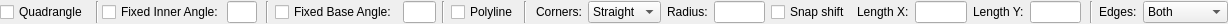
<?xml version="1.0" encoding="UTF-8"?>
<ui version="4.0">
 <class>LC_Rectangle3PointsOptions</class>
 <widget class="QWidget" name="LC_Rectangle3PointsOptions">
  <property name="geometry">
   <rect>
    <x>0</x>
    <y>0</y>
    <width>1228</width>
    <height>24</height>
   </rect>
  </property>
  <property name="windowTitle">
   <string>Form</string>
  </property>
  <layout class="QGridLayout" name="gridLayout">
   <property name="leftMargin">
    <number>0</number>
   </property>
   <property name="topMargin">
    <number>1</number>
   </property>
   <property name="rightMargin">
    <number>0</number>
   </property>
   <property name="bottomMargin">
    <number>1</number>
   </property>
   <item row="1" column="1">
    <widget class="QFrame" name="frmQuad">
     <property name="frameShape">
      <enum>QFrame::NoFrame</enum>
     </property>
     <property name="frameShadow">
      <enum>QFrame::Raised</enum>
     </property>
     <layout class="QGridLayout" name="gridLayout_3">
      <property name="leftMargin">
       <number>2</number>
      </property>
      <property name="topMargin">
       <number>0</number>
      </property>
      <property name="rightMargin">
       <number>3</number>
      </property>
      <property name="bottomMargin">
       <number>0</number>
      </property>
      <property name="horizontalSpacing">
       <number>3</number>
      </property>
      <item row="0" column="3">
       <widget class="QLineEdit" name="leInnerAngle">
        <property name="sizePolicy">
         <sizepolicy hsizetype="Preferred" vsizetype="Fixed">
          <horstretch>0</horstretch>
          <verstretch>0</verstretch>
         </sizepolicy>
        </property>
        <property name="minimumSize">
         <size>
          <width>30</width>
          <height>0</height>
         </size>
        </property>
        <property name="maximumSize">
         <size>
          <width>40</width>
          <height>16777215</height>
         </size>
        </property>
        <property name="toolTip">
         <string>Inner angle of quadrangle.</string>
        </property>
       </widget>
      </item>
      <item row="0" column="1">
       <widget class="Line" name="line_3">
        <property name="orientation">
         <enum>Qt::Vertical</enum>
        </property>
       </widget>
      </item>
      <item row="0" column="2">
       <widget class="QCheckBox" name="cbFixedInnerAngle">
        <property name="sizePolicy">
         <sizepolicy hsizetype="Preferred" vsizetype="Preferred">
          <horstretch>0</horstretch>
          <verstretch>0</verstretch>
         </sizepolicy>
        </property>
        <property name="toolTip">
         <string>If checked, inner angle of quadrangle will be fixed to specified value.</string>
        </property>
        <property name="text">
         <string>Fixed Inner Angle:</string>
        </property>
       </widget>
      </item>
     </layout>
    </widget>
   </item>
   <item row="1" column="5">
    <widget class="QLineEdit" name="leAngle">
     <property name="sizePolicy">
      <sizepolicy hsizetype="Preferred" vsizetype="Fixed">
       <horstretch>0</horstretch>
       <verstretch>0</verstretch>
      </sizepolicy>
     </property>
     <property name="minimumSize">
      <size>
       <width>30</width>
       <height>0</height>
      </size>
     </property>
     <property name="maximumSize">
      <size>
       <width>60</width>
       <height>16777215</height>
      </size>
     </property>
     <property name="toolTip">
      <string>Base angle of rectangle. </string>
     </property>
    </widget>
   </item>
   <item row="1" column="9">
    <widget class="QFrame" name="frmRectSettings">
     <property name="frameShape">
      <enum>QFrame::NoFrame</enum>
     </property>
     <property name="frameShadow">
      <enum>QFrame::Raised</enum>
     </property>
     <layout class="QGridLayout" name="gridLayout_2">
      <property name="leftMargin">
       <number>3</number>
      </property>
      <property name="topMargin">
       <number>0</number>
      </property>
      <property name="rightMargin">
       <number>3</number>
      </property>
      <property name="bottomMargin">
       <number>0</number>
      </property>
      <item row="0" column="5">
       <widget class="QLabel" name="lblX">
        <property name="text">
         <string>Length X:</string>
        </property>
       </widget>
      </item>
      <item row="0" column="6">
       <widget class="QLineEdit" name="leX">
        <property name="sizePolicy">
         <sizepolicy hsizetype="Preferred" vsizetype="Fixed">
          <horstretch>0</horstretch>
          <verstretch>0</verstretch>
         </sizepolicy>
        </property>
        <property name="minimumSize">
         <size>
          <width>30</width>
          <height>0</height>
         </size>
        </property>
        <property name="maximumSize">
         <size>
          <width>60</width>
          <height>16777215</height>
         </size>
        </property>
        <property name="toolTip">
         <string>Length of bevel in X direction.</string>
        </property>
       </widget>
      </item>
      <item row="0" column="1">
       <widget class="QComboBox" name="cbCorners">
        <property name="toolTip">
         <string>Defines how corners should be drawn for rectangle. </string>
        </property>
        <item>
         <property name="text">
          <string>Straight</string>
         </property>
        </item>
        <item>
         <property name="text">
          <string>Round</string>
         </property>
        </item>
        <item>
         <property name="text">
          <string>Bevel</string>
         </property>
        </item>
       </widget>
      </item>
      <item row="0" column="0">
       <widget class="QLabel" name="label">
        <property name="text">
         <string>Corners:</string>
        </property>
       </widget>
      </item>
      <item row="0" column="4">
       <widget class="QCheckBox" name="cbSnapRadiusCenter">
        <property name="toolTip">
         <string>If checked, specifies that snap points should be shifted by radius of corners.</string>
        </property>
        <property name="text">
         <string>Snap shift</string>
        </property>
       </widget>
      </item>
      <item row="0" column="7">
       <widget class="QLabel" name="lblLenY">
        <property name="text">
         <string>Length Y:</string>
        </property>
       </widget>
      </item>
      <item row="0" column="8">
       <widget class="QLineEdit" name="leLenY">
        <property name="sizePolicy">
         <sizepolicy hsizetype="Preferred" vsizetype="Fixed">
          <horstretch>0</horstretch>
          <verstretch>0</verstretch>
         </sizepolicy>
        </property>
        <property name="minimumSize">
         <size>
          <width>30</width>
          <height>0</height>
         </size>
        </property>
        <property name="maximumSize">
         <size>
          <width>60</width>
          <height>16777215</height>
         </size>
        </property>
        <property name="toolTip">
         <string>Length of bevel in Y direction. </string>
        </property>
       </widget>
      </item>
      <item row="0" column="3">
       <widget class="QLineEdit" name="leRadius">
        <property name="sizePolicy">
         <sizepolicy hsizetype="Preferred" vsizetype="Fixed">
          <horstretch>0</horstretch>
          <verstretch>0</verstretch>
         </sizepolicy>
        </property>
        <property name="minimumSize">
         <size>
          <width>30</width>
          <height>0</height>
         </size>
        </property>
        <property name="maximumSize">
         <size>
          <width>60</width>
          <height>16777215</height>
         </size>
        </property>
        <property name="toolTip">
         <string>Radius of rounded corners.</string>
        </property>
       </widget>
      </item>
      <item row="0" column="2">
       <widget class="QLabel" name="lblRadius">
        <property name="text">
         <string>Radius:</string>
        </property>
       </widget>
      </item>
     </layout>
    </widget>
   </item>
   <item row="1" column="7">
    <widget class="QCheckBox" name="cbPolyline">
     <property name="toolTip">
      <string>If checked, the shape will be created as polyline. </string>
     </property>
     <property name="text">
      <string>Polyline</string>
     </property>
    </widget>
   </item>
   <item row="1" column="11">
    <widget class="QLabel" name="lblEdges">
     <property name="text">
      <string>Edges:</string>
     </property>
    </widget>
   </item>
   <item row="1" column="8">
    <widget class="Line" name="line_2">
     <property name="orientation">
      <enum>Qt::Vertical</enum>
     </property>
    </widget>
   </item>
   <item row="1" column="12">
    <widget class="QComboBox" name="cbEdges">
     <property name="toolTip">
      <string>Defines which edges of rectangle should be drawn (so it is possible to create just two parallel lines instead of rectangle)</string>
     </property>
     <item>
      <property name="text">
       <string>Both</string>
      </property>
     </item>
     <item>
      <property name="text">
       <string>Vertical</string>
      </property>
     </item>
     <item>
      <property name="text">
       <string>Horizontal</string>
      </property>
     </item>
    </widget>
   </item>
   <item row="1" column="4">
    <widget class="QCheckBox" name="chkFixedBaseAngle">
     <property name="toolTip">
      <string>If checked, rectangle will be rotated to specified base angle.  Otherwise, base angle will be defined by angle between first and second points of rectangle.</string>
     </property>
     <property name="text">
      <string>Fixed Base Angle:</string>
     </property>
    </widget>
   </item>
   <item row="1" column="3">
    <widget class="Line" name="line">
     <property name="orientation">
      <enum>Qt::Vertical</enum>
     </property>
    </widget>
   </item>
   <item row="1" column="0">
    <widget class="QCheckBox" name="cbQuadrangle">
     <property name="toolTip">
      <string>If checked, quadrangle will be created instead of rectangle.</string>
     </property>
     <property name="text">
      <string>Quadrangle</string>
     </property>
    </widget>
   </item>
   <item row="1" column="6">
    <widget class="Line" name="line_4">
     <property name="orientation">
      <enum>Qt::Vertical</enum>
     </property>
    </widget>
   </item>
   <item row="1" column="13">
    <spacer name="horizontalSpacer">
     <property name="orientation">
      <enum>Qt::Horizontal</enum>
     </property>
     <property name="sizeType">
      <enum>QSizePolicy::Expanding</enum>
     </property>
     <property name="sizeHint" stdset="0">
      <size>
       <width>0</width>
       <height>20</height>
      </size>
     </property>
    </spacer>
   </item>
   <item row="1" column="10">
    <widget class="Line" name="line_5">
     <property name="orientation">
      <enum>Qt::Vertical</enum>
     </property>
    </widget>
   </item>
  </layout>
 </widget>
 <resources/>
 <connections/>
</ui>
